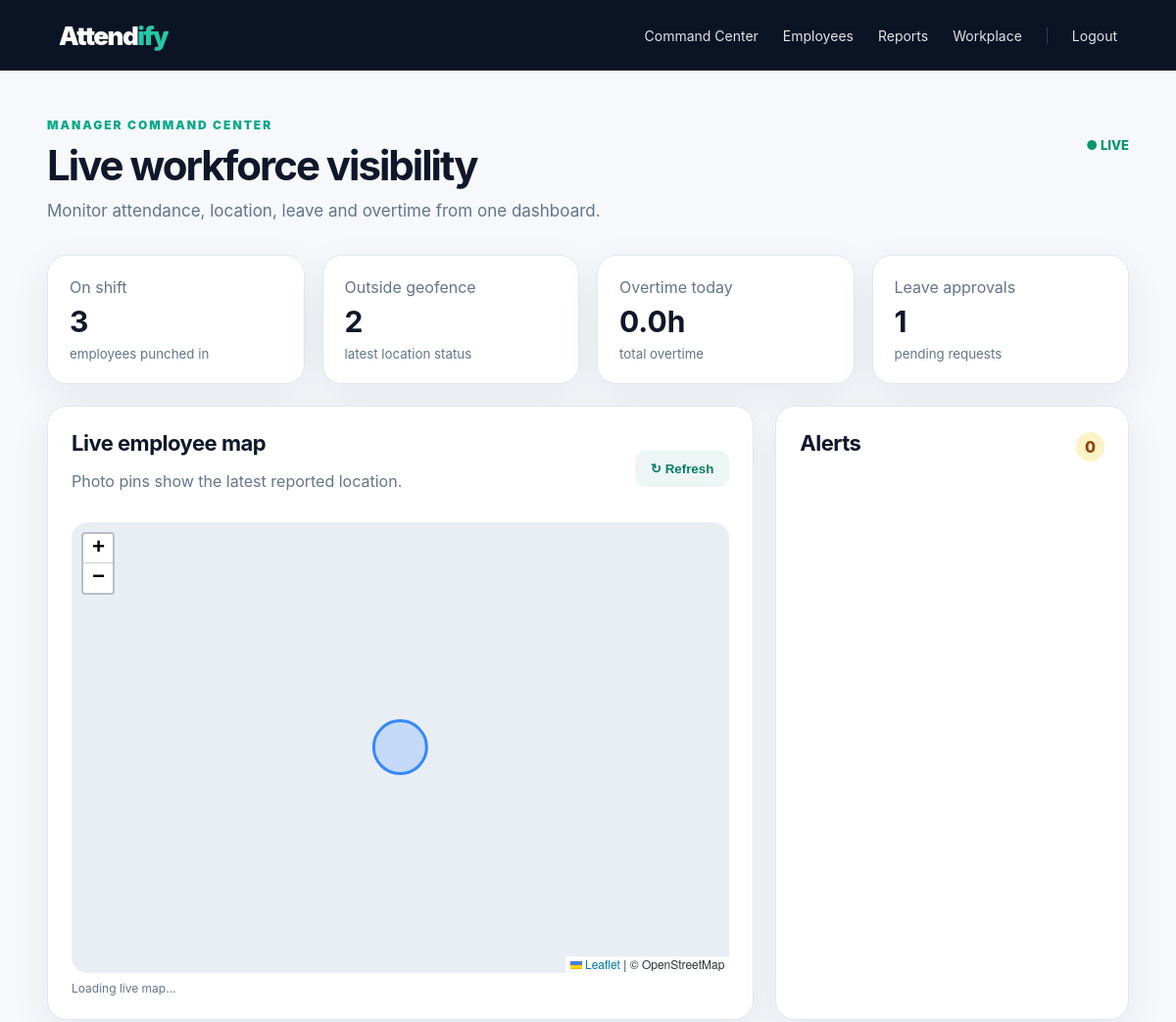
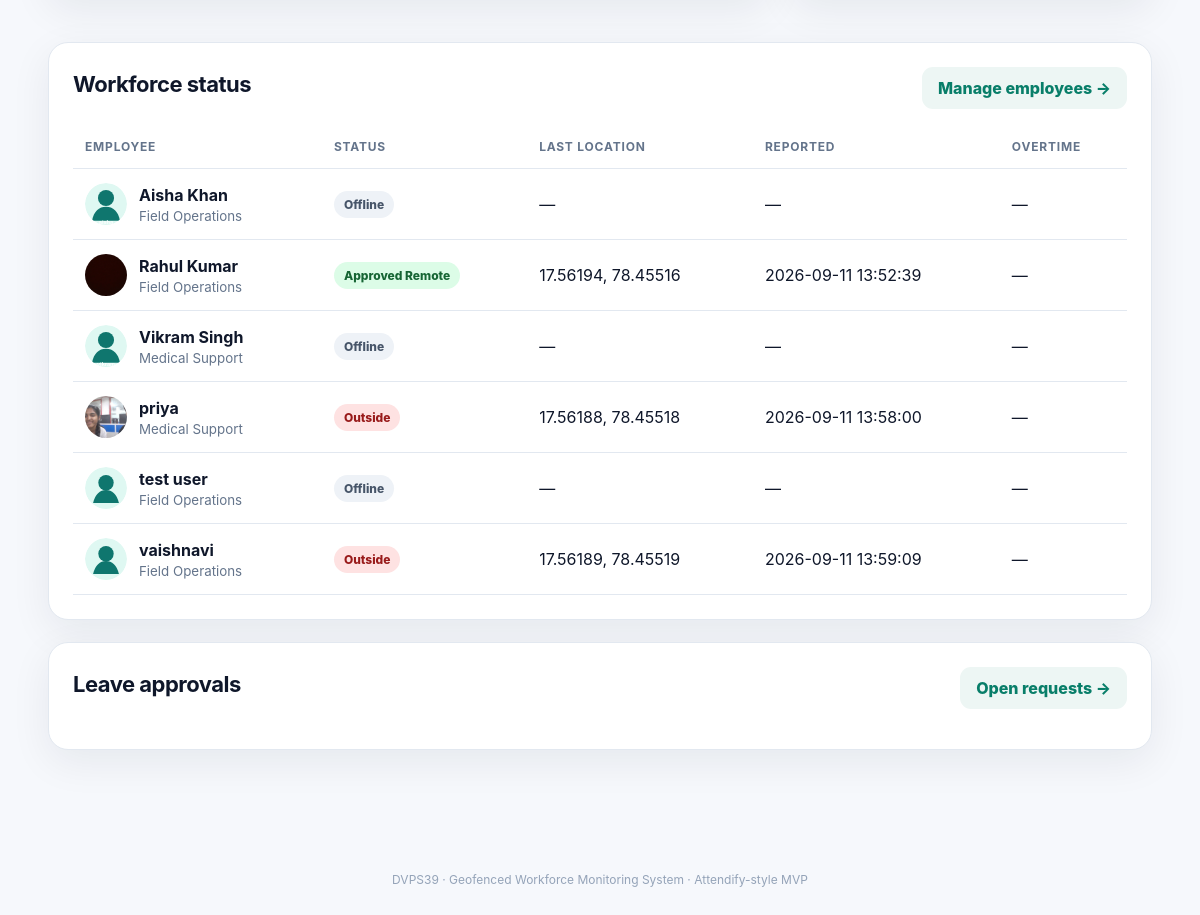
The page / (signed in) on the database its author committed (2 pictures, top to bottom).
### tables this page shows
CREATE TABLE users(id INTEGER PRIMARY KEY AUTOINCREMENT,name TEXT NOT NULL,email TEXT UNIQUE NOT NULL,password TEXT NOT NULL,role TEXT NOT NULL DEFAULT "employee",department TEXT DEFAULT "Field Operations",photo TEXT,active INTEGER DEFAULT 1,created_at TEXT DEFAULT CURRENT_TIMESTAMP);

### public/index.php (called while the page is built)
<?php require __DIR__.'/app.php';

### public/app.php (the view, shortened to what this page needs)
<?php
function db(){static $d;if(!$d){$d=new PDO('sqlite:'.DB_FILE);$d->setAttribute(PDO::ATTR_ERRMODE,PDO::ERRMODE_EXCEPTION);$d->setAttribute(PDO::ATTR_DEFAULT_FETCH_MODE,PDO::FETCH_ASSOC);}return $d;}
function user(){if(empty($_SESSION['uid']))return null;$s=db()->prepare('SELECT * FROM users WHERE id=?');$s->execute([$_SESSION['uid']]);return $s->fetch();}
function need($role=null){$u=user();if(!$u){header('Location: /?page=login');exit;}if($role&&$u['role']!==$role){header('Location: /');exit;}return $u;}
function esc($v){return htmlspecialchars((string)$v,ENT_QUOTES,'UTF-8');}
function today(){return date('Y-m-d');}
function pageHeader($title){$u=user();?><!doctype html><html><head><meta charset="utf-8"><meta name="viewport" content="width=device-width,initial-scale=1"><title><?=esc($title)?> · Attendify DVPS39</title><link rel="stylesheet" href="/style.css"><link rel="stylesheet" href="https://unpkg.com/leaflet@1.9.4/dist/leaflet.css"><script src="https://unpkg.com/leaflet@1.9.4/dist/leaflet.js"></script></head><body><nav class="nav"><a class="brand" href="/">Attend<span>ify</span></a><div class="navlinks"><?php if($u): ?><?php if($u['role']==='manager'): ?><a href="/?page=manager">Command Center</a><a href="/?page=employees">Employees</a><a href="/?page=reports">Reports</a><a href="/?page=workplace">Workplace</a><?php else: ?><a href="/?page=employee">My Dashboard</a><a href="/?page=leave">Leave</a><a href="/?page=history">Attendance</a><?php endif; ?><a class="logout" href="/?action=logout">Logout</a><?php endif;?></div></nav><main class="wrap"><?php }
function footer(){?></main><footer>DVPS39 · Geofenced Workforce Monitoring System · Attendify-style MVP</footer></body></html><?php }
?>
<?php
function manager(){need('manager');$d=db();$users=$d->query("SELECT u.*,l.latitude,l.longitude,l.status,l.recorded_at FROM users u LEFT JOIN (SELECT l1.* FROM locations l1 JOIN (SELECT user_id,MAX(id) mid FROM locations GROUP BY user_id) x ON x.mid=l1.id) l ON l.user_id=u.id WHERE u.role='employee' AND u.active=1 ORDER BY u.name")->fetchAll();$today=$d->prepare("SELECT COUNT(*) n FROM attendances WHERE date=? AND punch_in IS NOT NULL");$today->execute([today()]);$present=$today->fetch()['n'];$out=$d->prepare("SELECT COUNT(*) n FROM locations WHERE id IN (SELECT MAX(id) FROM locations GROUP BY user_id) AND status='outside'");$out->execute();$outside=$out->fetch()['n'];$ot=$d->prepare("SELECT COALESCE(SUM(overtime_minutes),0) n FROM attendances WHERE date=?");$ot->execute([today()]);$otm=$ot->fetch()['n'];$pending=$d->query("SELECT COUNT(*) n FROM leave_requests WHERE status='pending'")->fetch()['n'];pageHeader('Manager Command Center');?><div class="hero"><div><div class="eyebrow">MANAGER COMMAND CENTER</div><h1>Live workforce visibility</h1><p>Monitor attendance, location, leave and overtime from one dashboard.</p></div><span class="live">● LIVE</span></div><section class="stats"><div class="stat"><span>On shift</span><b><?=$present?></b><small>employees punched in</small></div><div class="stat"><span>Outside geofence</span><b><?=$outside?></b><small>latest location status</small></div><div class="stat"><span>Overtime today</span><b><?=number_format($otm/60,1)?>h</b><small>total overtime</small></div><div class="stat"><span>Leave approvals</span><b><?=$pending?></b><small>pending requests</small></div></section><section class="grid2"><div class="card"><div class="sectionhead"><div><h2>Live employee map</h2><p class="muted">Photo pins show the latest reported location.</p></div><button class="ghost" onclick="loadDashboard()">↻ Refresh</button></div><div id="map"></div><div class="mapfallback" id="mapfallback">Loading live map…</div></div><div class="card"><div class="sectionhead"><h2>Alerts</h2><span class="badge" id="alertCount">0</span></div><div id="alerts" class="list"></div></div></section><section class="card"><div class="sectionhead"><h2>Workforce status</h2><a class="ghost" href="/?page=employees">Manage employees →</a></div><div class="tablewrap"><table><thead><tr><th>Employee</th><th>Status</th><th>Last location</th><th>Reported</th><th>Overtime</th></tr></thead><tbody id="employeeRows"><?php foreach($users as $x):?><tr><td><div class="person"><img src="<?=esc($x['photo']?:'assets/avatar-default.svg')?>"><div><b><?=esc($x['name'])?></b><small><?=esc($x['department'])?></small></div></div></td><td><span class="pill <?=esc($x['status']?:'offline')?>"><?=esc(ucwords(str_replace('_',' ',$x['status']?:'Offline')))?></span></td><td><?=isset($x['latitude'])?esc(number_format($x['latitude'],5).', '.number_format($x['longitude'],5)):'—'?></td><td><?=esc($x['recorded_at']?:'—')?></td><td>—</td></tr><?php endforeach;?></tbody></table></div></section><section class="card"><div class="sectionhead"><h2>Leave approvals</h2><a class="ghost" href="/?page=leaveadmin">Open requests →</a></div><div id="leaveMini" class="list"></div></section><?php footer();}
?>
<?php
if(!file_exists(DB_FILE)){header('Content-Type:text/plain');echo "Database missing. Run: php setup.php";exit;}$p=$_GET['page']??null;if(!user()){$p=$p?:'login';if($p==='signup')signup();else login();exit;}if(!$p)$p=user()['role']==='manager'?'manager':'employee';switch($p){case 'manager':manager();break;case 'employee':employee();break;case 'employees':employees();break;case 'leave':leave(false);break;case 'leaveadmin':leave(true);break;case 'history':history();break;case 'reports':reports();break;case 'workplace':workplacePage();break;default:header('Location:/');}

### public/style.css (style rules this page uses)
:root { --ink:#0f172a;--muted:#64748b;--line:#e2e8f0;--bg:#f6f8fc;--card:#fff;--brand:#08a889;--brand2:#0ea5a5;--danger:#dc3f57;--warn:#d97706;--shadow:0 12px 40px rgba(15,23,42,.07) }
* { box-sizing:border-box }
body { margin:0;font-family:Inter,ui-sans-serif,system-ui,-apple-system,Segoe UI,sans-serif;color:var(--ink);background:var(--bg) }
a { color:inherit;text-decoration:none }
.nav { height:72px;background:#0b1425;color:white;display:flex;align-items:center;justify-content:space-between;padding:0 5vw;position:sticky;top:0;z-index:50 }
.brand { font-size:26px;font-weight:900;letter-spacing:-1.5px }
.brand span { color:#24c7a7 }
.navlinks { display:flex;gap:25px;align-items:center;font-size:14px }
.navlinks a { opacity:.88 }
.logout { border-left:1px solid #334155;padding-left:25px }
.wrap { max-width:1380px;margin:auto;padding:38px 4vw 70px }
.hero { display:flex;justify-content:space-between;align-items:flex-start;padding:10px 0 35px }
.eyebrow { font-size:12px;font-weight:900;letter-spacing:2px;color:var(--brand);margin-bottom:12px }
.hero h1,.authhero h1 { font-size:42px;line-height:1.05;letter-spacing:-2px;margin:0 0 14px }
.hero p { color:var(--muted);font-size:17px;margin:0 }
.live { color:#059669;font-weight:800;font-size:13px;margin-top:20px }
.stats { display:grid;grid-template-columns:repeat(4,1fr);gap:18px;margin-bottom:22px }
.stat { background:var(--card);border:1px solid var(--line);border-radius:20px;padding:22px;box-shadow:var(--shadow) }
.stat span,.stat small { display:block;color:var(--muted) }
.stat b { display:block;font-size:30px;margin:7px 0 }
.grid2 { display:grid;grid-template-columns:2fr 1fr;gap:22px;margin-bottom:22px }
.card { background:var(--card);border:1px solid var(--line);border-radius:20px;padding:24px;box-shadow:var(--shadow);margin-bottom:22px }
.card h2 { margin:0 0 8px;font-size:22px;letter-spacing:-.5px }
.muted { color:var(--muted) }
.sectionhead { display:flex;align-items:center;justify-content:space-between;gap:15px;margin-bottom:16px }
.ghost,.secondary,.danger,.primary { border:0;border-radius:11px;padding:11px 16px;font-weight:800;cursor:pointer;display:inline-block }
.secondary,.ghost { background:#edf6f4;color:#087e69 }
#map { height:460px;border-radius:16px;overflow:hidden;background:#e9eef5 }
.mapfallback { margin-top:8px;color:var(--muted);font-size:12px }
.badge { background:#fef3c7;color:#92400e;border-radius:99px;padding:5px 9px;font-weight:800 }
.tablewrap { overflow:auto }
table { width:100%;border-collapse:collapse }
th,td { text-align:left;padding:14px 12px;border-bottom:1px solid var(--line);white-space:nowrap }
th { font-size:12px;color:var(--muted);text-transform:uppercase;letter-spacing:.8px }
.person { display:flex;align-items:center;gap:12px }
.person img { width:42px;height:42px;border-radius:50%;object-fit:cover }
.person small,.personcard small { display:block;color:var(--muted);margin-top:3px }
.pill { display:inline-block;padding:6px 10px;border-radius:999px;background:#eef2f7;color:#475569;font-size:12px;font-weight:800 }
.pill.inside,.pill.online,.pill.approved_remote,.pill.approved { background:#dcfce7;color:#166534 }
.pill.outside,.pill.rejected { background:#fee2e2;color:#991b1b }
footer { text-align:center;color:#94a3b8;font-size:12px;padding:30px }

### rows shown on the page
users: photo (picture), name "Aisha Khan", department "Field Operations", status "Offline", recorded_at "—"
users: photo (picture), name "Rahul Kumar", department "Field Operations", status "Approved Remote", longitude "17.56194, 78.45516", recorded_at "2026-09-11 13:52:39"
users: photo (picture), name "Vikram Singh", department "Medical Support", status "Offline", recorded_at "—"
users: photo (picture), name "priya", department "Medical Support", status "Outside", longitude "17.56188, 78.45518", recorded_at "2026-09-11 13:58:00"
users: photo (placeholder picture), name "test user", department "Field Operations", status "Offline", recorded_at "—"
users: photo (placeholder picture), name "vaishnavi", department "Field Operations", status "Outside", longitude "17.56189, 78.45519", recorded_at "2026-09-11 13:59:09"

### other values the page prints
$present "3"
$outside "2"
$otm/60 "0.0"
$pending "1"
